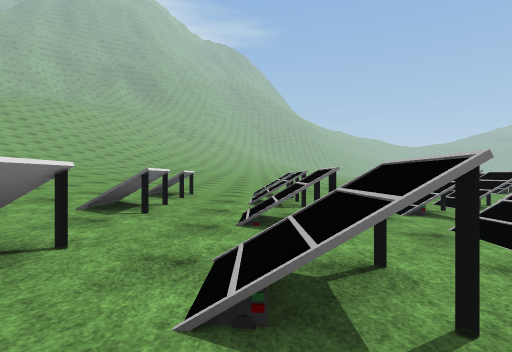
[1] (above)

17 first-person views from a walk through a 3-D level made in the Unity game engine. The camera is 1.3 m above the floor, looks level and sees 80° across. The floor is counted in squares, 2 m on a side. Each view is taken from the middle of a square. On the plan, view 1 faces up. The plan holds only what a view shows up to about 10 squares ahead; the rest is blank. The place goes on beyond the plan. Some animated figures are not drawn. Some surface patterns are stand-ins.

[2]
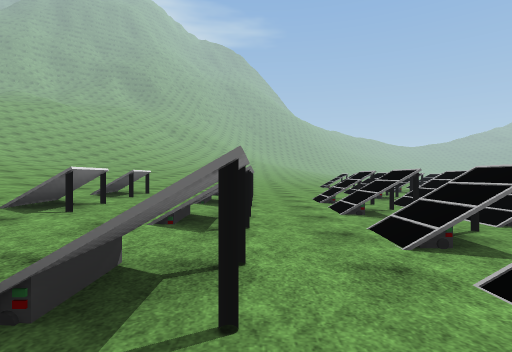

[3]
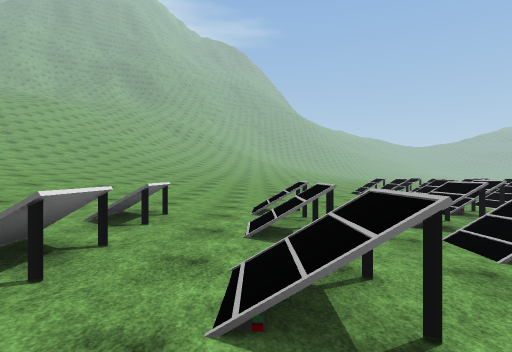

[4]
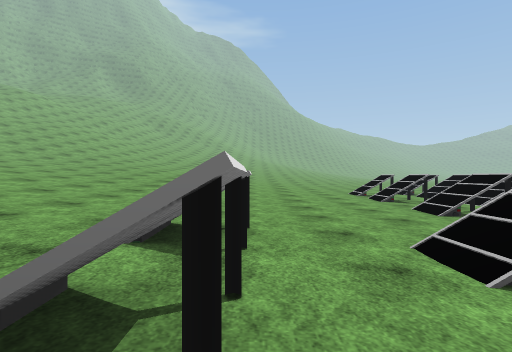

[5]
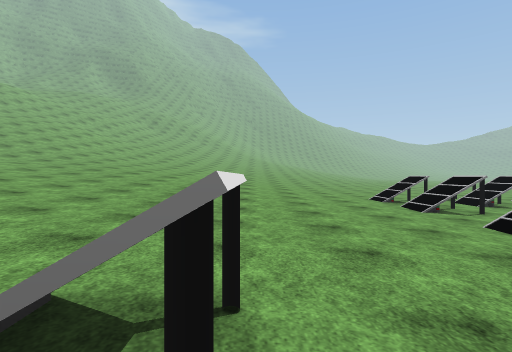

[6]
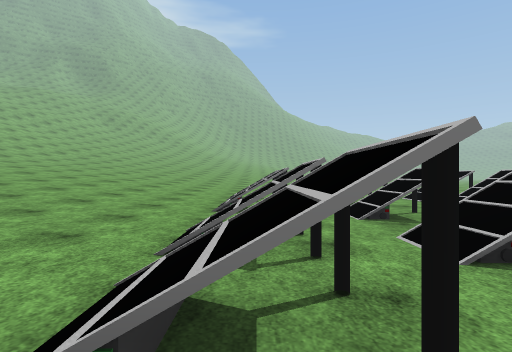

[7]
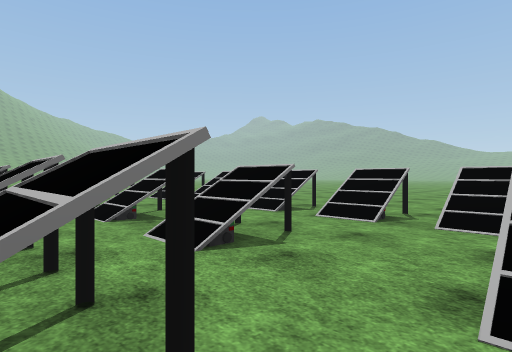

[8]
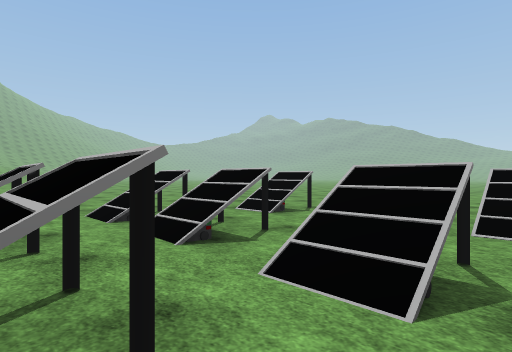

[9]
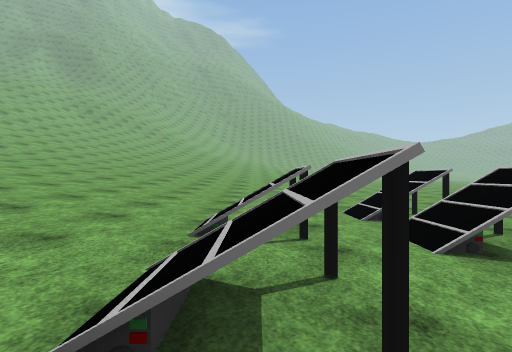

[10]
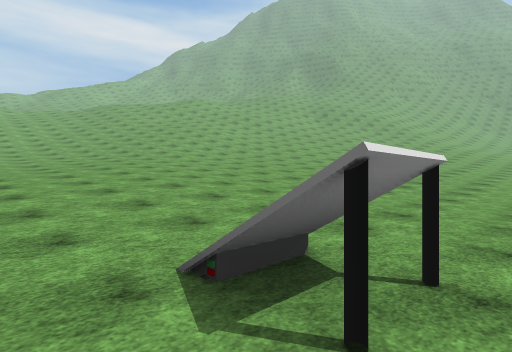

[11]
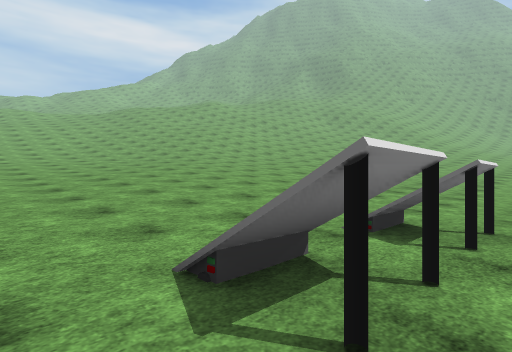

[12]
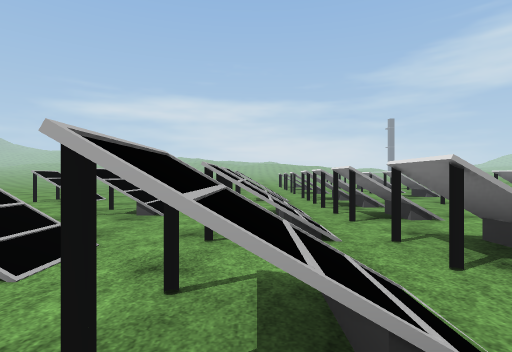

[13]
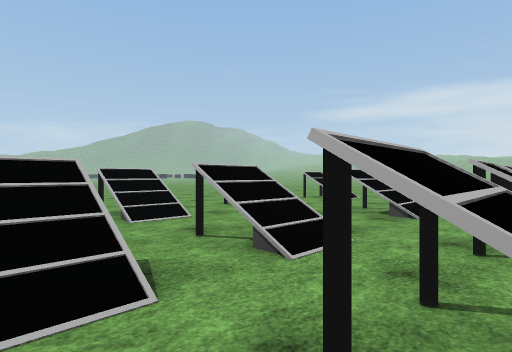

[14]
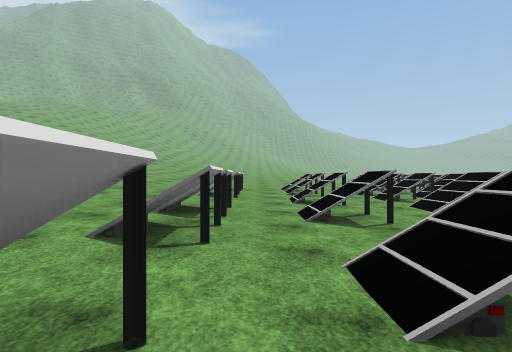

[15]
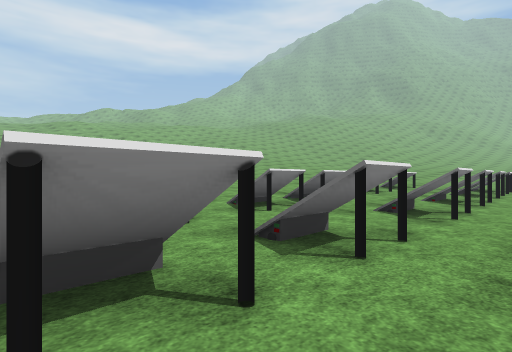

[16]
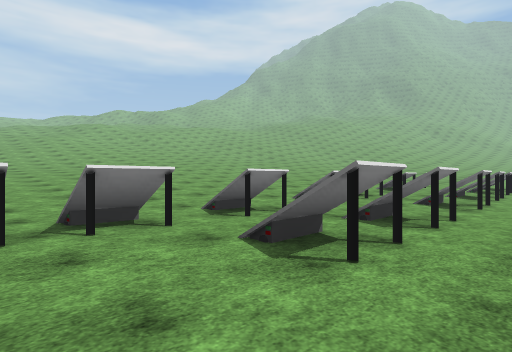

[17]
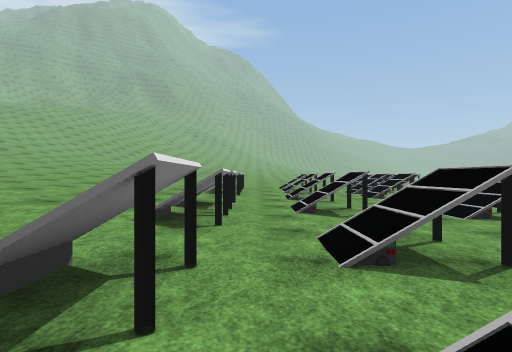

### Floor plan
Key: @ floor where view 1 was taken; # wall or solid block; x gap in a wall; . main floor; : floor 0.25 m higher than the main floor; + floor 0.5 m higher than the main floor; * floor 0.75 m higher than the main floor; % floor 1 m higher than the main floor; / step, stairs or slope; = window, fence, low wall or low ledge; ^ raised ledge.
Columns run from 6 left of view 1 to 15 right of it. Each row starts with its distance up from view 1.
 21     ///////:
 20     ///////: ....
 19    ////////:......
 18   /////////.........
 17 //////////:../=.....
 16 //////////:^..x.#.
 15 /////////::^./=.x.
 14 /////////::^...    ..
 13 /////////:.^./=......
 12 ///////+::....../..
 11 //////+::..^.//./.....
 10 //////+::..../..#.....
  9 /////++::..^....#.
  8 ///////=.....//..
  7  //+#+::.x.^.##.
  6 %//////=...^.##./..
  5 %//+#::..*.^....#..
  4 %////:/=...^.......
  3 %////:.../=^.... ...
  2 *//////#./.. +..  ..
  1  ///:.//.#..  ...
  0 *////.@..#.^   ./.
 -1 +//:../#....
 -2 +////.=#....
 -3  /:././/.
 -4 +/:.x./#.
 -5 +:..#....
 -6    ././..

Positions as (right, up) in squares from view 1, and headings:
1: (0, 0), facing up
2: (1, 0), facing up
3: (0, 2), facing up
4: (1, 5), facing up
5: (1, 7), facing up
6: (5, 8), facing up
7: (5, 8), facing up-right
8: (5, 12), facing up-right
9: (5, 12), facing up
10: (6, 14), facing up-left
11: (6, 12), facing up-left
12: (5, 8), facing down
13: (5, 8), facing down-right
14: (-1, -3), facing up
15: (2, -4), facing up-left
16: (2, -6), facing up-left
17: (-1, -4), facing up
